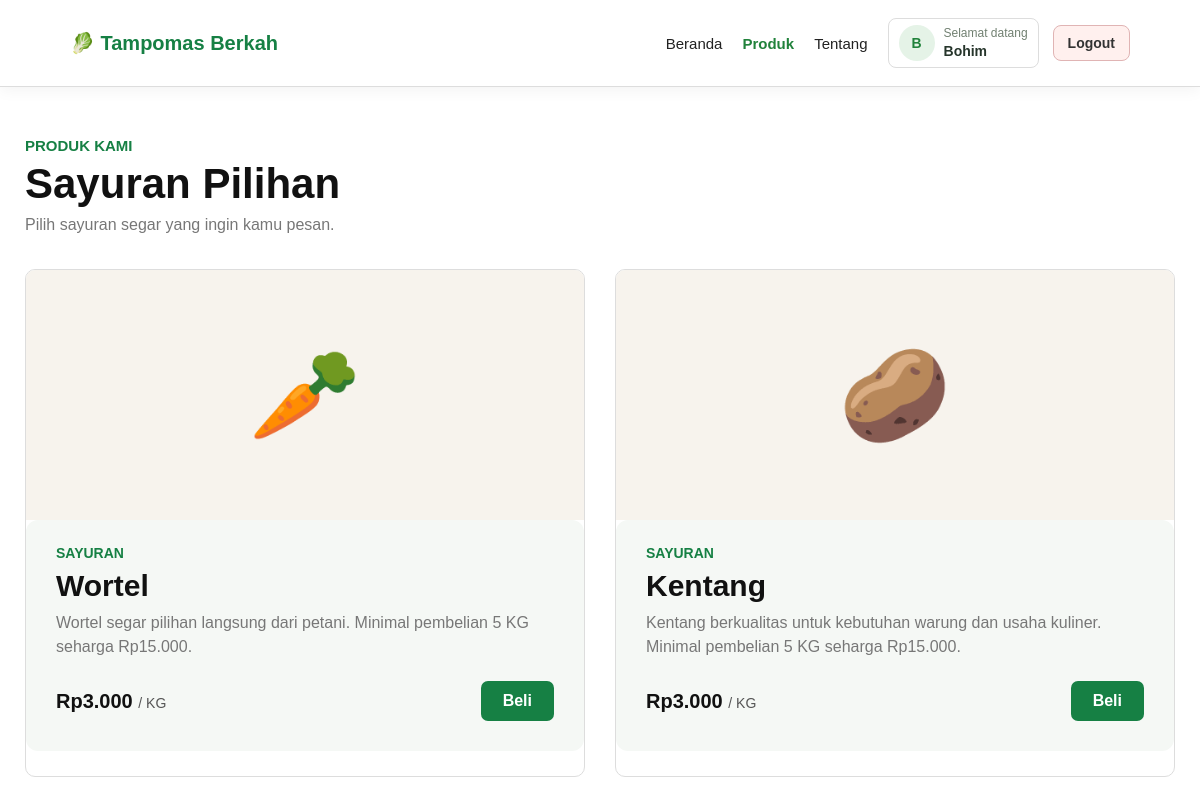
Page /produk.php (signed in) on the committed database.
### tables this page shows
CREATE TABLE `tproduk` (
  `id_produk` int(11) NOT NULL,
  `nama_produk` varchar(100) NOT NULL,
  `deskripsi` text DEFAULT NULL,
  `harga_per_kg` decimal(10,2) NOT NULL DEFAULT 0.00,
  `stok_kg` decimal(10,2) NOT NULL DEFAULT 0.00,
  `minimal_pembelian` decimal(10,2) NOT NULL DEFAULT 5.00,
  `status` enum('aktif','nonaktif') NOT NULL DEFAULT 'aktif',
  `created_at` timestamp NOT NULL DEFAULT current_timestamp(),
  `updated_at` timestamp NOT NULL DEFAULT current_timestamp() ON UPDATE current_timestamp()
);

### produk.php (the view, shortened to what this page needs)
<?php
require_once __DIR__ . "/config/koneksi.php";
$query = mysqli_query(
    $koneksi,
    "SELECT * FROM tproduk
     WHERE status = 'aktif'
     ORDER BY id_produk ASC"
);
?>
<!DOCTYPE html>
<html lang="id">
<head>
    <link rel="stylesheet" href="assets/style.css">
    <link rel="stylesheet" href="assets/produk.css">
</head>
<body>
    <header class="navbar">
        <div class="nav-container">
            <div class="logo">
                🥬 Tampomas Berkah
            </div>
            <nav class="nav-menu">
                <a href="index.php">
                    Beranda
                </a>
                <a href="produk.php" class="active">
                    Produk
                </a>
                <a href="index.php#tentang">
                    Tentang
                </a>
                <div class="user-menu">
                    <div class="user-info">
                        <div class="user-icon">
                            <?= strtoupper(substr($_SESSION["nama"], 0, 1)); ?>
                        </div>
                        <div class="user-text">
                            <span>
                                Selamat datang
                            </span>
                            <strong>
                                <?= htmlspecialchars($_SESSION["nama"]); ?>
                            </strong>
                        </div>
                    </div>
                    <a href="logout.php" class="logout-btn">
                        Logout
                    </a>
                </div>
            </nav>
        </div>
    </header>
    <main class="produk-page">
        <div class="produk-header">
            <span class="produk-label">
                PRODUK KAMI
            </span>
            <h1>
                Sayuran Pilihan
            </h1>
            <p>
                Pilih sayuran segar yang ingin kamu pesan.
            </p>
        </div>
        <div class="produk-grid">
            <?php while ($produk = mysqli_fetch_assoc($query)) : ?>
                <div class="produk-card">
                    <div class="produk-image">
                        <?php if (stripos($produk["nama_produk"], "wortel") !== false): ?>
                            🥕
                        <?php elseif (stripos($produk["nama_produk"], "kentang") !== false): ?>
                            🥔
                        <?php else: ?>
                            🥬
                        <?php endif; ?>
                    </div>
                    <div class="produk-info">
                        <span class="produk-kategori">
                            SAYURAN
                        </span>
                        <h2>
                            <?= htmlspecialchars($produk["nama_produk"]); ?>
                        </h2>
                        <p>
                            <?= htmlspecialchars($produk["deskripsi"]); ?>
                        </p>
                        <div class="produk-bottom">
                            <div class="produk-harga">
                                Rp<?= number_format(
                                    $produk["harga_per_kg"],
                                    0,
                                    ',',
                                    '.'
                                ); ?>
                                <span>
                                    / KG
                                </span>
                            </div>
                            <?php if ($produk["stok_kg"] >= $produk["minimal_pembelian"]) : ?>
                                <a
                                    href="beli.php?id=<?= $produk["id_produk"]; ?>"
                                    class="btn-beli"
                                >
                                    Beli
                                </a>
                            <?php else : ?>
                                <span class="stok-habis">
                                    Stok Tidak Cukup
                                </span>
                            <?php endif; ?>
                        </div>
                    </div>
                </div>
            <?php endwhile; ?>
        </div>
    </main>
</body>
</html>

### assets/style.css (style rules this page uses)
* { margin: 0; padding: 0; box-sizing: border-box; }
body { font-family: Arial, sans-serif; color: #222; background: white; }
a { text-decoration: none; color: inherit; }
.navbar { border-bottom: 1px solid #ddd; background: white; }
.nav-container { max-width: 1100px; margin: auto; padding: 18px 20px; display: flex; align-items: center; justify-content: space-between; }
.logo { color: #168044; font-size: 20px; font-weight: bold; }
.nav-menu { display: flex; align-items: center; gap: 20px; }
.nav-menu a { color: #333; font-size: 14px; }
.user-menu { display: flex; align-items: center; gap: 12px; }
.user-info { display: flex; align-items: center; gap: 8px; padding: 6px 10px; border: 1px solid #ddd; border-radius: 8px; background: #fff; }
.user-icon { width: 32px; height: 32px; border-radius: 50%; background: #168044; color: white; display: flex; align-items: center; justify-content: center; font-size: 14px; font-weight: bold; }
.user-text { display: flex; flex-direction: column; line-height: 1.2; }
.user-text span { font-size: 11px; color: #888; }
.user-text strong { font-size: 13px; color: #222; max-width: 120px; overflow: hidden; text-overflow: ellipsis; white-space: nowrap; }
.logout-btn { padding: 9px 14px; border-radius: 7px; background: #fff; border: 1px solid #e0b4b4; color: #d33; font-size: 13px; font-weight: bold; }
.nav-menu { display: flex; align-items: center; gap: 24px; }
.nav-menu > a { color: #222; font-size: 15px; }
.produk-info { background: #f5f8f5; padding: 20px; border-radius: 12px; margin-bottom: 25px; }
.produk-info p { margin: 8px 0; }
.navbar { position: sticky; top: 0; z-index: 1000; background: #ffffff; box-shadow: 0 3px 15px rgba(0, 0, 0, 0.05); }
.nav-container { display: flex; align-items: center; justify-content: space-between; gap: 24px; }
.nav-menu > a { text-decoration: none; transition: 0.2s ease; }
.nav-menu > a.active { color: #21823b; font-weight: 700; }
.user-menu { display: flex; align-items: center; gap: 14px; }
.user-info { display: flex; align-items: center; gap: 9px; }
.user-text { display: flex; flex-direction: column; gap: 3px; }
.user-text span { color: #718071; font-size: 12px; }
.user-text strong { color: #26352b; font-size: 14px; }
.user-icon { display: flex; align-items: center; justify-content: center; width: 36px; height: 36px; flex-shrink: 0; border-radius: 50%; background: #e5f3e7; color: #21823b; font-weight: 700; }
.logout-btn, .login-btn { display: inline-block; padding: 9px 14px; border-radius: 8px; text-decoration: none; font-weight: 600; }
.logout-btn { color: #b42318; background: #fff0ee; }

### assets/produk.css (style rules this page uses)
.produk-page { max-width: 1200px; margin: 50px auto; padding: 0 25px; }
.produk-header { margin-bottom: 35px; }
.produk-label { color: #168044; font-size: 15px; font-weight: bold; }
.produk-header h1 { margin: 5px 0 8px; font-size: 42px; color: #111; }
.produk-header p { margin: 0; color: #777; font-size: 16px; }
.produk-grid { display: grid; grid-template-columns: repeat(2, 1fr); gap: 30px; }
.produk-card { background: white; border: 1px solid #ddd; border-radius: 10px; overflow: hidden; transition: 0.2s; }
.produk-image { height: 250px; display: flex; align-items: center; justify-content: center; background: #f7f3ed; font-size: 90px; }
.produk-info { padding: 25px 30px 30px; }
.produk-kategori { display: block; margin-bottom: 8px; color: #168044; font-size: 14px; font-weight: bold; }
.produk-info h2 { margin: 0 0 8px; font-size: 30px; color: #111; }
.produk-info p { margin: 0 0 22px; color: #777; font-size: 16px; line-height: 1.5; }
.produk-bottom { display: flex; align-items: center; justify-content: space-between; }
.produk-harga { font-size: 20px; font-weight: bold; color: #111; }
.produk-harga span { font-size: 14px; font-weight: normal; color: #555; }
.btn-beli { display: inline-block; padding: 11px 22px; background: #168044; color: white; border-radius: 7px; text-decoration: none; font-weight: bold; transition: 0.2s; }

### rows in the picture
tproduk: nama_produk "Wortel", deskripsi "Wortel segar pilihan langsung dari petani. Minimal pembelian 5 KG seharga Rp15.000.", harga_per_kg "3.000"
tproduk: nama_produk "Kentang", deskripsi "Kentang berkualitas untuk kebutuhan warung dan usaha kuliner. Minimal pembelian 5 KG seharga Rp15.000.", harga_per_kg "3.000"

### other values in the picture
substr($_SESSION["nama"], 0, 1) "B"
$_SESSION["nama"] "Bohim"
